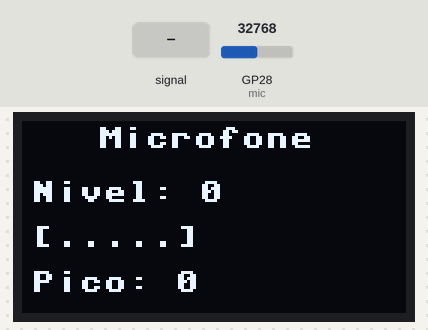
This program was run on a simulated Raspberry Pi Pico running MicroPython. Shown: 128×64 one-colour display. Inputs (shaded band) come from the test bench; at power-on: GP28 (mic) = 32768 (analog values on the 0–65535 scale). What the program prints to the serial console is not drawn.

Above: at 1.2 s.
1.3 s: GP28 (mic) fed a 2 Hz sine of ±19660 counts around its level
At 1.51 s:
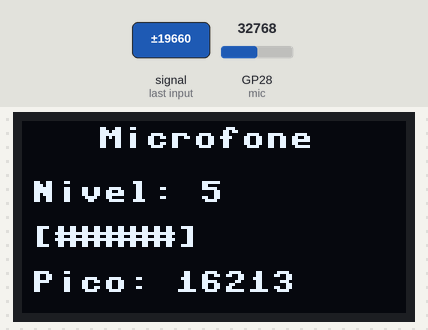
3.3 s: GP28 (mic) set to 45874
At 3.8 s:
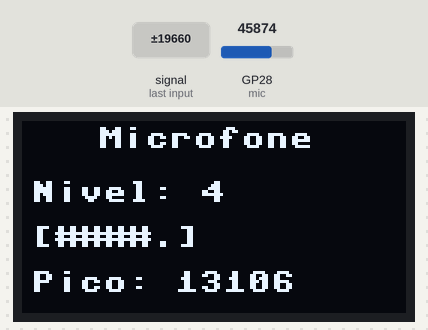
4.8 s: GP28 (mic) fed a 50 Hz sine of ±19660 counts around its level
At 4.94 s:
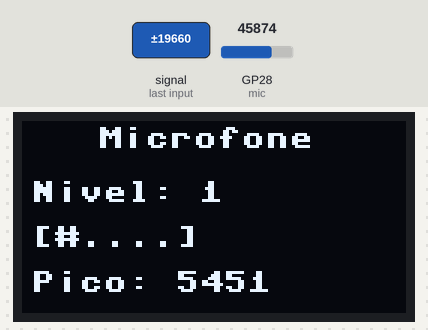
7.5 s: GP28 (mic) set to 57670
At 7.8 s:
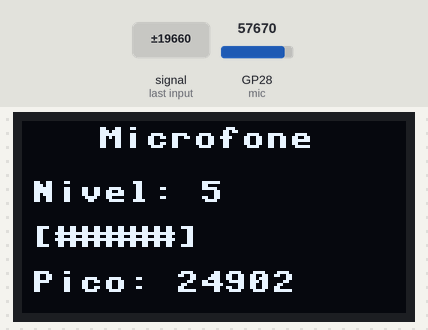
9.0 s: GP28 (mic) set to 65535
At 9.8 s:
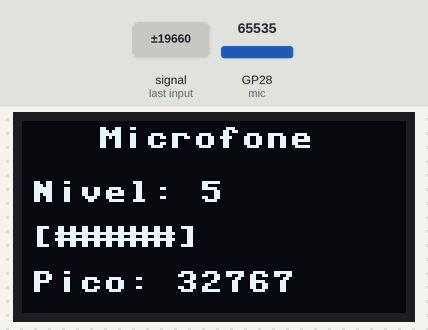
Timing chart, 0 to 11.5 s (numbered marks = the images above; inputs shaded):
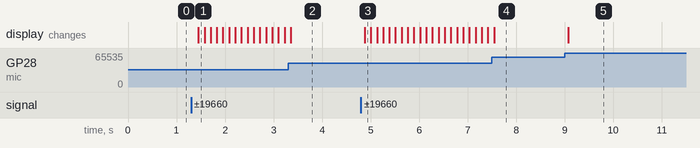

Measured:
- after the input at 1.3 s, the display: changes after 0.15 s (image 1)
- after the input at 3.3 s, the display: changes after 0.05 s (image 2)
- after the input at 4.8 s, the display: changes after 0.08 s (image 3)
- after the input at 9.0 s, the display: changes after 0.07 s (image 5)

The program:

microfone_testar.py
```python
# microfone_testar.py
# Testa o microfone mostrando o nível de som no display
# Bloco: Testar Microfone

from machine import Pin, I2C, ADC
from ssd1306 import SSD1306_I2C
import time

# Configuração
i2c = I2C(1, scl=Pin(3), sda=Pin(2), freq=400000)
oled = SSD1306_I2C(128, 64, i2c)
mic = ADC(Pin(28))

_MIC_OFFSET = 32768

print("Teste do microfone - fale ou bata palmas!")

while True:
 # Lê 50 amostras e pega o valor de pico
    pico = 0
    for _ in range(50):
        val = abs(mic.read_u16() - _MIC_OFFSET)
        if val > pico:
            pico = val

 # Converte para nível 0-5
    _mic_nivel = min(5, pico // 3000)

 # Mostra no display
    oled.fill(0)
    oled.text("Microfone", 25, 2, 1)
    oled.text("Nivel: " + str(_mic_nivel), 3, 20, 1)

 # Barra visual
    barra = "#" * _mic_nivel + "." * (5 - _mic_nivel)
    oled.text("[" + barra + "]", 3, 35, 1)

    oled.text("Pico: " + str(pico), 3, 50, 1)
    oled.show()

    time.sleep_ms(100)
```
